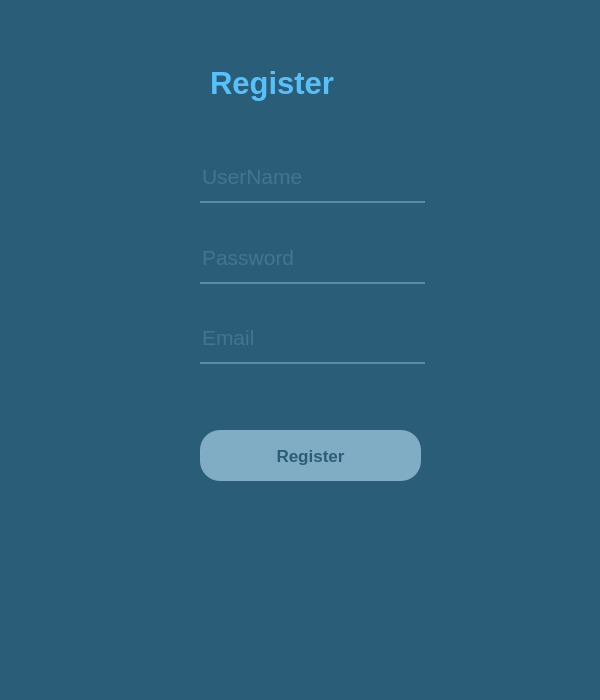
<?xml version="1.0" encoding="UTF-8"?>
<ui version="4.0">
 <class>MainWindow</class>
 <widget class="QMainWindow" name="MainWindow">
  <property name="geometry">
   <rect>
    <x>0</x>
    <y>0</y>
    <width>600</width>
    <height>700</height>
   </rect>
  </property>
  <property name="windowTitle">
   <string>MainWindow</string>
  </property>
  <property name="styleSheet">
   <string notr="true">background-color: rgb(42, 93, 120);</string>
  </property>
  <widget class="QWidget" name="centralwidget">
   <widget class="QLineEdit" name="lineEdit_2">
    <property name="geometry">
     <rect>
      <x>200</x>
      <y>240</y>
      <width>225</width>
      <height>44</height>
     </rect>
    </property>
    <property name="font">
     <font>
      <pointsize>16</pointsize>
     </font>
    </property>
    <property name="styleSheet">
     <string notr="true">background-color: rgba(0, 0, 0, 0);
border: none;
border-bottom: 2px solid rgba(161, 217, 247,97);
color: rgba(161, 217, 247,97);
padding-bottom: 7px;
</string>
    </property>
    <property name="placeholderText">
     <string>Password</string>
    </property>
   </widget>
   <widget class="QPushButton" name="pushButton">
    <property name="geometry">
     <rect>
      <x>200</x>
      <y>430</y>
      <width>221</width>
      <height>51</height>
     </rect>
    </property>
    <property name="font">
     <font>
      <pointsize>13</pointsize>
      <weight>75</weight>
      <bold>true</bold>
     </font>
    </property>
    <property name="styleSheet">
     <string notr="true">background-color: rgb(128, 172, 196);
color: rgb(42, 93, 120);
border-radius: 20px;</string>
    </property>
    <property name="text">
     <string>Register</string>
    </property>
   </widget>
   <widget class="QLineEdit" name="lineEdit">
    <property name="geometry">
     <rect>
      <x>200</x>
      <y>159</y>
      <width>225</width>
      <height>44</height>
     </rect>
    </property>
    <property name="font">
     <font>
      <pointsize>16</pointsize>
     </font>
    </property>
    <property name="styleSheet">
     <string notr="true">background-color: rgba(0, 0, 0, 0);
border: none;
border-bottom: 2px solid rgba(161, 217, 247,97);
color: rgba(161, 217, 247,97);
padding-bottom: 7px;
</string>
    </property>
    <property name="placeholderText">
     <string>UserName</string>
    </property>
   </widget>
   <widget class="QLabel" name="label">
    <property name="geometry">
     <rect>
      <x>210</x>
      <y>60</y>
      <width>171</width>
      <height>46</height>
     </rect>
    </property>
    <property name="font">
     <font>
      <pointsize>23</pointsize>
      <weight>75</weight>
      <bold>true</bold>
     </font>
    </property>
    <property name="styleSheet">
     <string notr="true">background-color: rgba(255, 255, 255, 0);
color: rgb(87, 192, 249);</string>
    </property>
    <property name="text">
     <string>Register</string>
    </property>
   </widget>
   <widget class="QLineEdit" name="lineEdit_3">
    <property name="geometry">
     <rect>
      <x>200</x>
      <y>320</y>
      <width>225</width>
      <height>44</height>
     </rect>
    </property>
    <property name="font">
     <font>
      <pointsize>16</pointsize>
     </font>
    </property>
    <property name="styleSheet">
     <string notr="true">background-color: rgba(0, 0, 0, 0);
border: none;
border-bottom: 2px solid rgba(161, 217, 247,97);
color: rgba(161, 217, 247,97);
padding-bottom: 7px;
</string>
    </property>
    <property name="placeholderText">
     <string>Email</string>
    </property>
   </widget>
  </widget>
  <widget class="QStatusBar" name="statusbar"/>
 </widget>
 <resources/>
 <connections/>
</ui>
